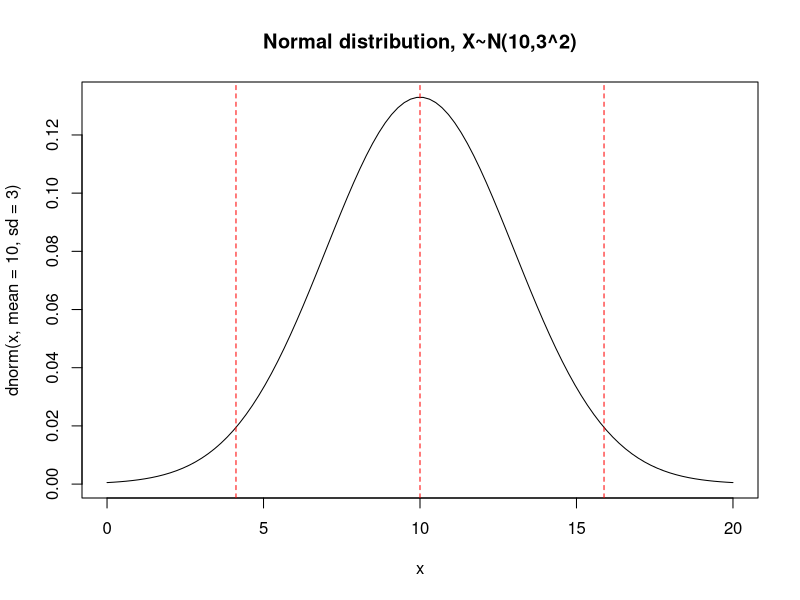
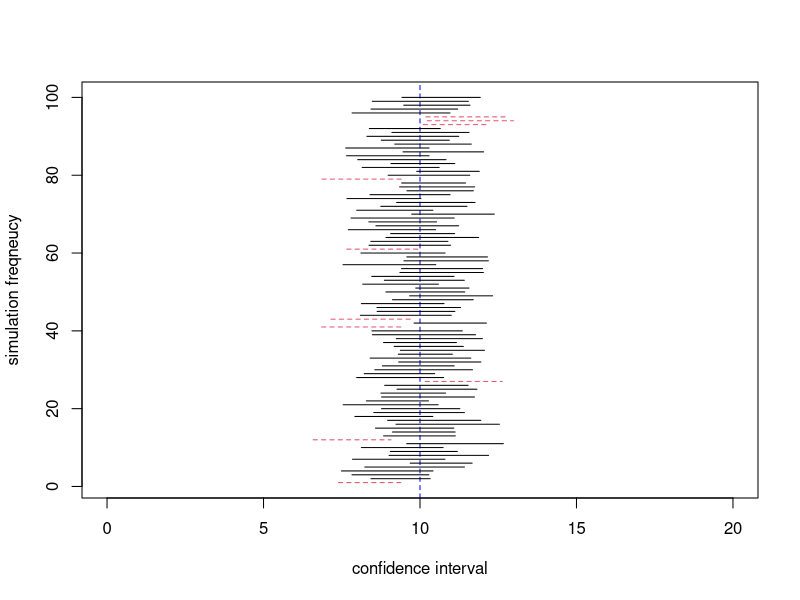

Generate these figures, in order, with R:
alpha <- 0.05 # significance level
N <- 100 # total simulation frequency
n <- 20 # sampling number
mu <- 10 # mean of population
sigma <- 3  # standard deviation of population

x<-seq(0,20,length=100)
plot(x=x,y=dnorm(x,mean=10,sd=3),type="l",main="Normal distribution, X~N(10,3^2)")

abline(v=mu,col="red",lty=2)
abline(v=mu-1.96*sigma,col="red",lty=2)
abline(v=mu+1.96*sigma,col="red",lty=2)

plot(x=c(0, 20), y=c(1, N), xlab = "confidence interval", ylab = "simulation freqneucy", type = 'n')

abline(v=mu, col="blue", lty=2)

within_yn <- 0
for(i in 1 : N) {
  x = rnorm(n, mu, sigma)
  conf_limit_lower = mean(x) - qnorm(1-alpha/2)*sd(x)/sqrt(n) # lower confidence limit
  conf_limit_upper = mean(x) + qnorm(1-alpha/2)*sd(x)/sqrt(n) # upper confidence limit
  within_yn_eval = mu <= conf_limit_upper & mu >= conf_limit_lower
  if(within_yn_eval) within_yn = within_yn + 1
  segments(conf_limit_lower, i, conf_limit_upper, i, col=(! within_yn_eval)+1, lty=(! within_yn_eval)+1)
  # segments(x1, y1, x2, y2) ; line from (x1, y1) to (x2, y2)
  }
